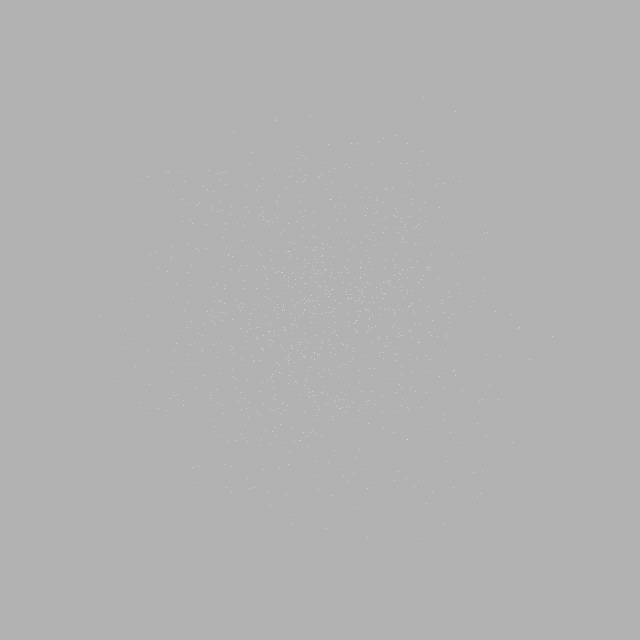
Frame 1 (no input)
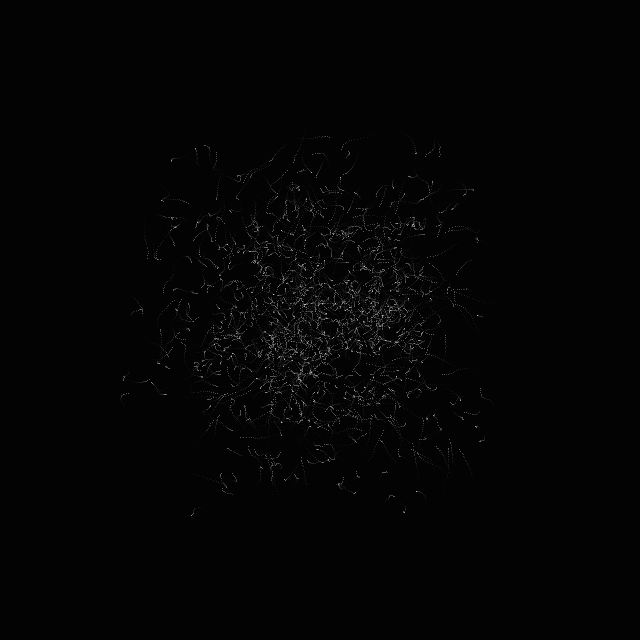
Frame 60 (the mouse pressed at the canvas centre just before this capture)
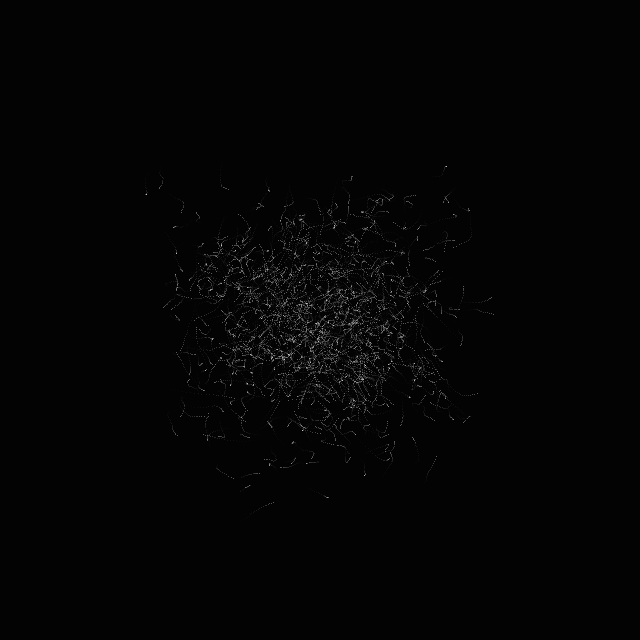
Frame 120 (the mouse held since frame 60 and released just before this capture)

The Processing sketch that drew these frames (run headless with seeded random() and noise(); from frame 60 on, the mouse is pressed at the canvas centre):

// Processing sketch: sketch199450
// ── sketch199450.pde
void setup()
{
  size(640,640);
  fill(0,32);

  noiseDetail(6, 0.5);
}

void draw()                                            
{
  noStroke();
  rect(0,0,width,height);

  stroke(255,127);
  for(int n=0; n<1000; n++) {
    float x = noise(n/5.0, n/11.0, frameCount/300.0);
    float y = noise(n/13.0, n/7.0, frameCount/300.0);
    point( x*width, y*height );
  }
}
